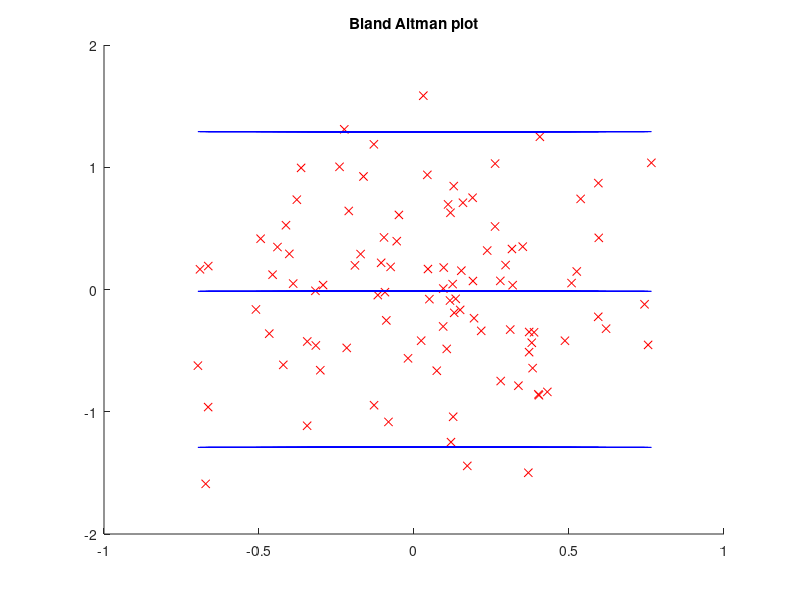
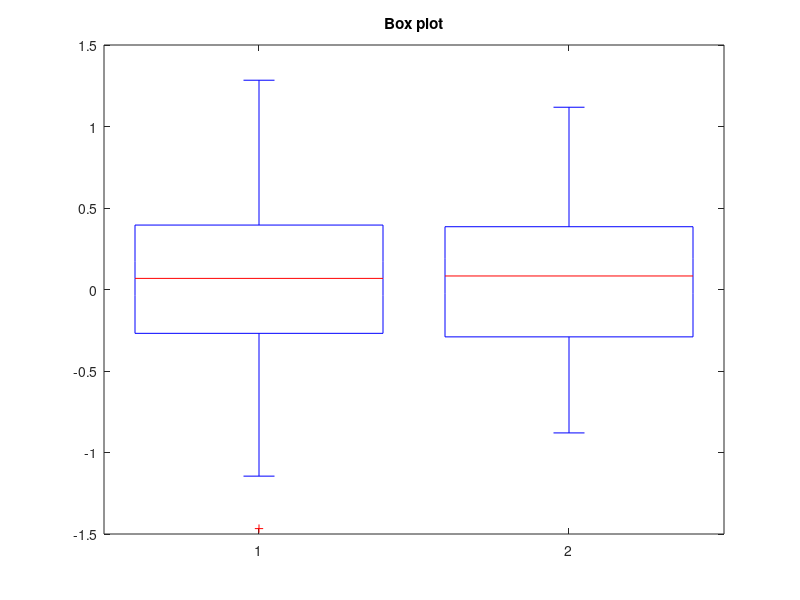

Write MATLAB code to recreate these figures, in order. (Note: this script raises an error after producing the figures.)
%% Exercise in Computer Aided Medical
%% Procedures II (Validation)
%% Abouzar Eslami, PhD, Sebastian Poelsterl, Prof. Nassir Navb
%% Summer 2013

clear all
close all
%%%%%%%%%%%%%%%%%%
% Part a
%%%%%%%%%%%%%%%%%%%
% Read normtemp dataset
M = csvread('normtemp.csv', 1,0);
%
males = M(M(:,2) == 1,:);
females = M(M(:,2) == 2,:);
disp('Difference between temperatures in males and females');
result = ttest2(males, females);
%the null hypothesis states that the data in vectors x and y comes
% from independent
%random samples from normal distributions with equalmeans and equal but
%unknown variances
if result == 1
    disp('Result: Null hypothesis rejected at 5% significance level (means probably not equivalent');
else
    disp('Result: Null hypothesis not rejected (means probably are equivalent) ');
end

%%
%%%%%%%%%%%%%%%%%%
% Part b
%%%%%%%%%%%%%%%%%%
% Read galton dataset
N = csvread('galton.csv',1,0);
result_height = ttest(N(:,1),N(:,2));
display('Difference between child and parents height');
if result == 1
    disp('Result: Null hypothesis rejected at 5% significance level (means probably not equivalent');
else
    disp('Result: Null hypothesis not rejected (means probably are equivalent) ');
end
% This test assumes that the variance is unknown but equal for both 
% of the distributions, and this is not the case since the size of the
% sample of the parent's height is 2.

%%
%%%%%%%%%%%%%%%%%%
% Part c
%%%%%%%%%%%%%%%%%%
n = 100;
V_1 = randn(n,1);
V_2 = 0.3 + randn(n,1);
% Test should return positive
V_tp = V_1(V_1<0.15); % true positive
tp = length(V_tp); % samples that are true positive
V_fn = V_1(V_1>=0.15); % false negative
fn = length(V_fn); %fn samples
% Test should return negative
V_tn = V_2(V_2>=0.15); % true negative
tn = length(V_tn); %tn samples
V_fp = V_2(V_2<0.15); % false positive
fp = length(V_fp); %fp samples
disp(['Number of true positives: ' num2str(tp)]);
disp(['Number of false negatives: ' num2str(fn)]);
disp(['Number of true negatives: ' num2str(tn)]);
disp(['Number of false positives: ' num2str(fp)]);

accuracy = (tp + tn)/(tp+tn+fn+fp);
disp(['Accuracy of the classifier: ' num2str(accuracy)]);
sensitivity = tp/(tp+fn); % true positive rate
disp(['Sensitivity of the classifier: ' num2str(sensitivity)]);
specificity = tn/(tn+fp); % true negative rate
disp(['Specificity of the classifier: ' num2str(specificity)]);

%%
%%%%%%%%%%%%%%%%%%
% Part d
%%%%%%%%%%%%%%%%%%
data1 = 0.5*randn(n,1);
data2 = 0.5*randn(n,1);
data_mean = (data1+data2)./2;
data_diff = data1-data2;
middle = mean(data_diff);
sd = std(data_diff);
figure(1);
hold on;
plot(data_mean,data_diff,'rx');
plot(data_mean,middle*ones(1,length(data_mean)),'b-');
plot(data_mean,-1.96*sd*ones(1,length(data_mean)),'b-');
plot(data_mean,+1.96*sd*ones(1,length(data_mean)),'b-');
hold off;
title('Bland Altman plot')
figure(2);
boxplot([data1,data2]);
title('Box plot')

%%
%%%%%%%%%%%%%%%%%%
% Part e
%%%%%%%%%%%%%%%%%%
%% Read the image
I = imread('vessel.png'); 
I = double(I(:,:,1));

%% Set the Parameters
sigmas = [1:1:5];
beta  = 1;
c     = 100;

%% Create matrices to store all vesselness images
AllScale =zeros([size(I) length(sigmas)]);

%% Display the original image
figure(1); subplot(1,2,1); imagesc(I); axis image; colormap gray;axis off; title('Original');

% Frangi filter for all the scales sigma
for i = 1:length(sigmas)
    
    % 1. Calculate the 2D hessian for the scale sigmas(i)
    [Dxx,Dxy,Dyy] = Hessian2D(I,sigmas(i));
    
    % Correct for scale
    Dxx = (sigmas(i)^2)*Dxx;
    Dxy = (sigmas(i)^2)*Dxy;
    Dyy = (sigmas(i)^2)*Dyy;
    % Calculate eigenvalues and vectors and sort the eigenvalues
    [Lambda1,Lambda2]=eig2image(Dxx,Dxy,Dyy);

    % 2. Compute the similarity measures that make sense in 2D
    % and the corresponding vesselness measure
    Rb  = Lambda1./Lambda2;
    S   = sqrt(Lambda1.^2+Lambda2.^2);
    Vesselness = exp(-Rb/(2*beta^2)) .* (ones(size(I))-exp(-S.^2/(2*c^2)));
    
    % 3. Set to Vesselness to 0 if Lambda2 is positive
    % and Store the results in the matrix AllScale
    if Lambda2>0
        Vesselness = 0;
    end
    AllScale(:,:,i) = Vesselness;
    
    figure(1); subplot(1,2,2); imagesc(Vesselness); axis image; colormap gray;axis off; title(sigmas(i));
    pause(0.1)
end

% 4. Which scale returns the highest vesselness value?
% Deduce the filtered image If
If = max(AllScale,[],3);

% Display
figure(1); subplot(1,2,2); imagesc(If); axis image; ...
    colormap gray;axis off; title('Frangi filter');

%%Compute mean squared error
MSE = mean2((double(I(:))-double(If(:))).^2);
mu = mean2(double(I(:)));
P_signal = mean2((double(I(:))-mu).^2); 
SNR = 10*log10(P_signal./MSE)
%%
%%%%%%%%%%%%%%%%%%
% Part f
%%%%%%%%%%%%%%%%%%
